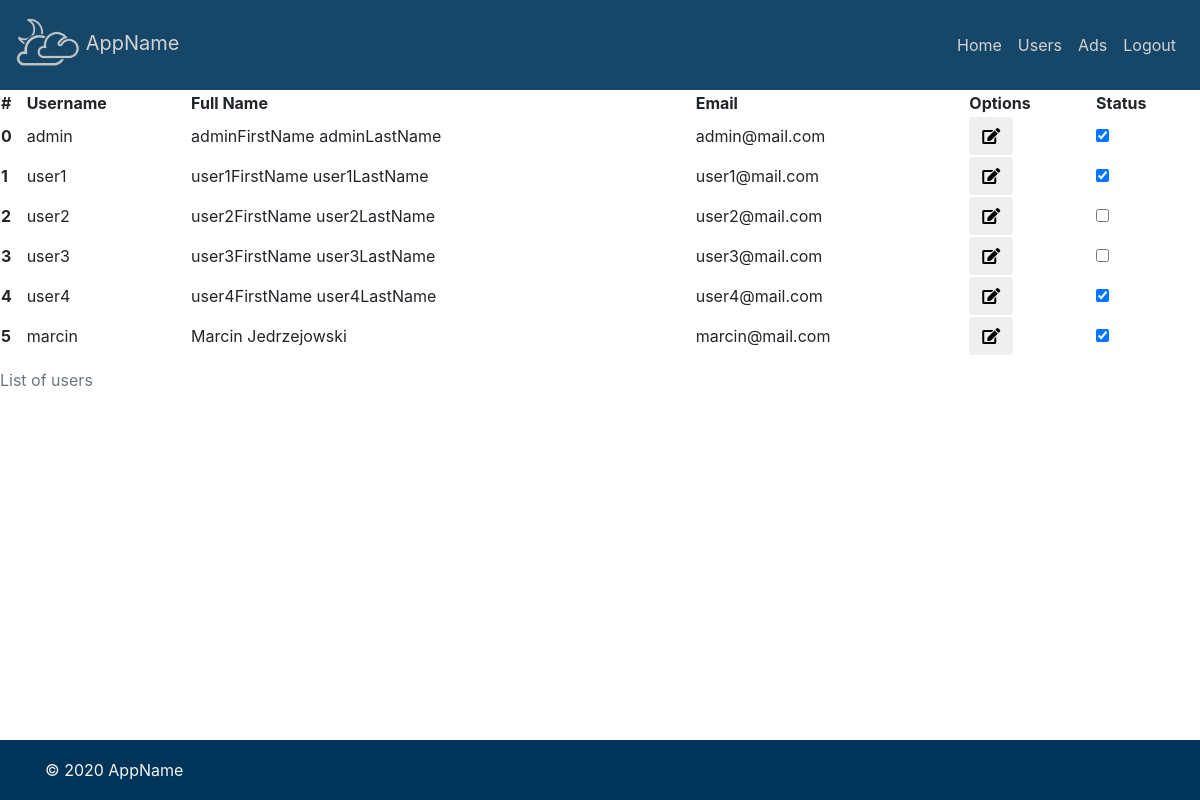
The app's page /index.php?action=admin (signed in) with its own data.
### tables this page shows
CREATE TABLE `users` (
                         `id` int(11) NOT NULL,
                         `username` varchar(50) NOT NULL,
                         `firstName` varchar(255) NOT NULL,
                         `lastName` varchar(255) NOT NULL,
                         `email` varchar(255) NOT NULL,
                         `status` varchar(255) NOT NULL,
                         `role` varchar(1) NOT NULL,
                         `password` varchar(50) NOT NULL
);

### config.php (called while the page is built)
<?php
$config = [];
$config['dsn'] = 'mysql:dbname=ipz; host=127.0.0.1';
$config['login'] = 'root';
$config['password'] = '';

### models/repositories/UserRepository.php (called while the page is built, shortened)
<?php
class UserRepository implements IRepository
{
    private $pdo;
    public function __construct()
    {
        global $config;
        $this->pdo = new PDO($config['dsn'], $config['login'], $config['password']);
    }
    public function getAll() : ?array
    {
        $sql = "SELECT * FROM users";
        $statement = $this->pdo->prepare($sql);
        $result = $statement->execute();
        $arr = $statement->fetchAll(PDO::FETCH_ASSOC);
        $result = [];
        foreach ($arr as $item)
        {
            array_push($result, new User($item));
        }
        return $result;
    }
}

### models/User.php (called while the page is built, shortened)
<?php
class User implements JsonSerializable
{
    private $username;
    private $firstName;
    private $lastName;
    private $email;
    private $status;
    public function setId($id) : User
    {
        return $this;
    }
    public function getUsername() : string
    {
        return $this->username;
    }
    public function setUsername($username) : User
    {
        $this->username = $username;
        return $this;
    }
    public function getFirstName() : string
    {
        return $this->firstName;
    }
    public function setFirstName($firstName) : User
    {
        $this->firstName = $firstName;
        return $this;
    }
    public function getLastName() : string
    {
        return $this->lastName;
    }
    public function setLastName($lastName) : User
    {
        $this->lastName = $lastName;
        return $this;
    }
    public function getEmail() : string
    {
        return $this->email;
    }
    public function setEmail($email) : User
    {
        $this->email = $email;
        return $this;
    }
    public function getStatus() : bool
    {
        return $this->status;
    }
    public function setStatus($status) : User
    {
        $this->status = $status;
        return $this;
    }
    public function setRole($role) : User
    {
        return $this;
    }
    public function getFullName() : string
    {
        return $this->getFirstName() . ' ' . $this->getLastName();
    }
}

### views/AdminView/AdminUsersView.php (the view, shortened to what this page needs)
<?php
class AdminUsersView
{
    public static function render($params = [])
    {
        ?>
        <?= Layout::header(['userType' => "admin"]); ?>
        <table id="user_list" class="display" width="100%">
            <caption>List of users</caption>
            <thead>
            <tr>
                <th scope="col">#</th>
                <th scope="col">Username</th>
                <th scope="col">Full Name</th>
                <th scope="col">Email</th>
                <th scope="col">Options</th>
                <th scope="col">Status</th>
            </tr>
            </thead>
            <tbody>
            <?php
            foreach ($params as $key => $value) {
                $active = null;
                if ($value->getStatus()) {
                    $active = 'checked';
                }
                echo '<tr>
                    <th scope="row">' . $key . '</th>
                    <td>' . $value->getUsername() . '</td>
                    <td>' . $value->getFullName() . '</td>
                    <td>' . $value->getEmail() . '</td>
                    <td>
                        <button class="btn"><i class="fas fa-edit"></i></button>
                    </td>
                    <td>
                        <input type="checkbox" ' . $active.  ' data-toggle="toggle" data-on="Active" data-off="Inactive" data-onstyle="success" data-offstyle="danger">
                    </td>
                </tr>';
            }
            ?>
            </tbody>
        </table>
        <?= Layout::footer() ?>
        <?php
        $html = ob_get_clean();
        return $html;
    }
}

### index.php (shortened to what this page needs)
<?php
$action = isset($_GET['action']) ? $_GET['action'] : null;
switch ($action) {
    case 'admin':
        echo AdminUsersView::render((new UserRepository())->getAll());
        break;
}

### views/Layout.php (shortened to what this page needs)
<?php
class Layout
{
    public static function header($params = [])
    {
        ?>
        <!DOCTYPE html>
        <html>
        <head>
            <link rel="stylesheet" href="https://cdnjs.cloudflare.com/ajax/libs/font-awesome/5.15.1/css/all.min.css">
            <link rel="stylesheet" href="https://maxcdn.bootstrapcdn.com/bootstrap/4.0.0/css/bootstrap.min.css"
>
            <link rel="stylesheet" href="https://unpkg.com/leaflet@1.7.1/dist/leaflet.css"
 />
            <link rel="stylesheet" type="text/css" href="https://cdn.datatables.net/1.10.23/css/jquery.dataTables.css">
            <link href="https://gitcdn.github.io/bootstrap-toggle/2.2.2/css/bootstrap-toggle.min.css" rel="stylesheet">
        </head>
        <body>
        <?= self::navbar()  ?>
        <?php
        $html = ob_get_clean();
        return $html;
    }
    public static function footer()
    {
        ?>
        <footer class="footer position-fixed">
            <div class="container">
                <span>&copy; 2020 AppName</span>
            </div>
        </footer>
        </body>
        </html>
        <?php
        $html = ob_get_clean();
        return $html;
    }
    private static function navbar()
    {
        $userType = isset($_SESSION['role']) ? $_SESSION['role'] : null;
        ?>
        <link rel="stylesheet" href="./front/css/logged_styles.css">
        <header class="position-sticky">
            <nav class="navbar navbar-expand-lg sticky-top">
                <a class="navbar-brand" href="#"><img src="./front/img/Logo.png"></i> AppName</a>
                <div class="collapse navbar-collapse" id="navbarText">
                    <ul class="navbar-nav">
                        <li class="nav-item active">
                            <a class="nav-link" href="./index.php?action=main">Home <span class="sr-only">(current)</span></a>
                        </li>
                <?php
                switch ($userType) {
                        ?>
                        <?php
                    case 'A':
                        ?>
                        <li class="nav-item">
                            <a class="nav-link" href="./index.php?action=admin">Users</a>
                        </li>
                        <li class="nav-item">
                            <a class="nav-link" href="#">Ads</a>
                        </li>
                        <li class="nav-item">
                            <a class="nav-link" href="./index.php?action=logout">
                                Logout
                            </a>
                        </li>
                        <?php
                        break;
                        ?>
                        <?php
                }
                ?>
                            </ul>
                        </div>
                    </nav>
                </header>
        <?php
        $html = ob_get_clean();
        return $html;
    }
}

### front/css/logged_styles.css (style rules this page uses)
html { padding-bottom: 150px; }
nav > .navbar-brand > img { max-width: 4rem; }
.navbar-brand, .nav-link { color: lightgray; }
.position-sticky { background-color: #174768; }
.footer { bottom: 0; width: 100%; height: 60px; line-height: 60px; background-color: #003559; color: whitesmoke; z-index: 999; }

### records on screen
users: key "0", username "admin", $value->getFullName() "adminFirstName adminLastName", email "admin@mail.com"
users: key "1", username "user1", $value->getFullName() "user1FirstName user1LastName", email "user1@mail.com"
users: key "2", username "user2", $value->getFullName() "user2FirstName user2LastName", email "user2@mail.com"
users: key "3", username "user3", $value->getFullName() "user3FirstName user3LastName", email "user3@mail.com"
users: key "4", username "user4", $value->getFullName() "user4FirstName user4LastName", email "user4@mail.com"
users: key "5", username "marcin", $value->getFullName() "Marcin Jedrzejowski", email "marcin@mail.com"
